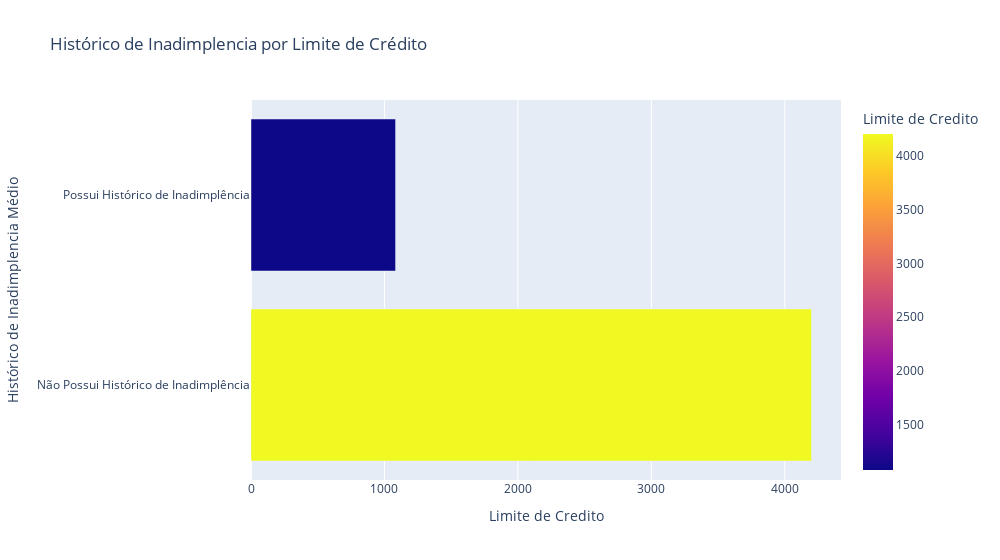
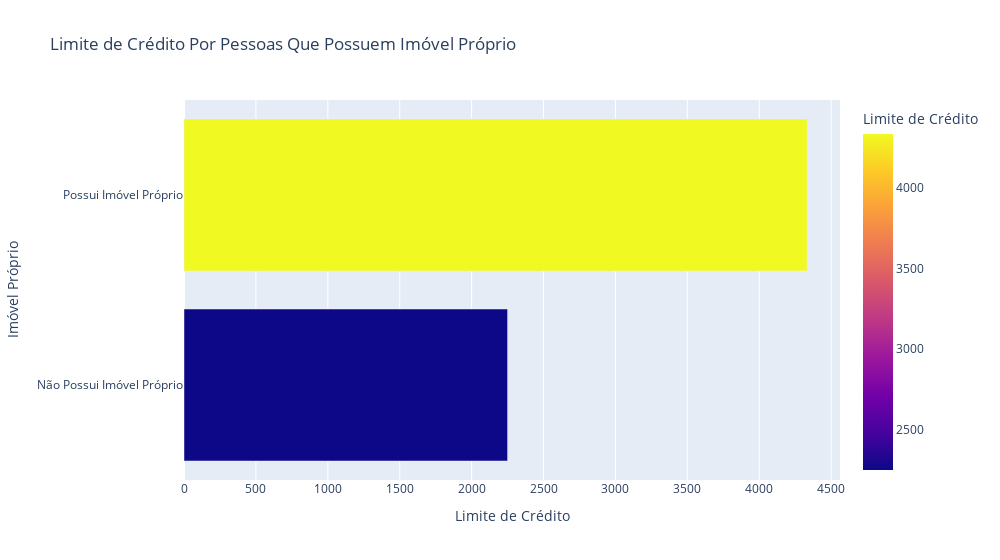

The code cell stored with these charts, in order, in its notebook:
### Markdown cell above
### O gráfico abaixo é importante pois compara o limite de crédito das pessoas que possuem histórico de inadimplência.

### Observando o gráfico "Histórico de Inadimplencia por Limite de Crédito" claramente se nota que pessoas com histórico de inadimplência possuem muito menos limite de crédito do que pessoas que não possuem, pessoas que não possuem histórico de inadimplência chegam a ter um limite de crédito de mais de 58% em comparação a pessoas que possuem esse histórico negativo.

### Segundo o gráfico "Limite de Crédito Por Pessoas Que Possuem Imóvel Próprio" percebe-se que pessoas que possuem imóvel próprio possuem limite de crédito maior em comparação a pessoas que não possuem, para ser mais preciso cerca de 31% a mais.

### Code cell
#Gráfico de barras horizontais, Histórico de Inandimplência por Limite de Crédito Médio
limite_credito_por_historico_inadimplencia = df.groupby('Historico_Inadimplencia')['Limite_Credito'].mean().reset_index()

fig = px.bar(limite_credito_por_historico_inadimplencia, x='Limite_Credito', y='Historico_Inadimplencia', orientation='h',
             title='Histórico de Inadimplencia por Limite de Crédito',
             labels={'Limite_Credito': 'Limite de Credito', 'Historico_Inadimplencia': 'Histórico de Inadimplencia Médio'},
             color='Limite_Credito',  # Especificando a cor baseada nos valores de salário
             width=1000)        # Definindo a largura do gráfico em pixels

fig.show()


limite_credito_por_imovel_proprio = df.groupby('Imovel_Proprio')['Limite_Credito'].mean().reset_index()

fig = px.bar(limite_credito_por_imovel_proprio, x='Limite_Credito', y='Imovel_Proprio', orientation='h',
            title='Limite de Crédito Por Pessoas Que Possuem Imóvel Próprio',
            labels={'Limite_Credito': 'Limite de Crédito', 'Imovel_Proprio': 'Imóvel Próprio'},
            color='Limite_Credito',
            width=1000)

fig.show()

### Figure 1 — Plotly figure (JSON) as saved in the notebook; plotly's stock layout.template omitted (floating-point values rounded to 4 significant figures)
{"data": [{"alignmentgroup": "True", "hovertemplate": "Limite de Credito=%{marker.color}<br>Histórico de Inadimplencia Médio=%{y}<extra></extra>", "legendgroup": "", "marker": {"color": [4200, 1083.0], "coloraxis": "coloraxis", "pattern": {"shape": ""}}, "name": "", "offsetgroup": "", "orientation": "h", "showlegend": false, "textposition": "auto", "type": "bar", "x": [4200, 1083.0], "xaxis": "x", "y": ["Não Possui Histórico de Inadimplência", "Possui Histórico de Inadimplência"], "yaxis": "y"}], "layout": {"barmode": "relative", "coloraxis": {"colorbar": {"title": {"text": "Limite de Credito"}}, "colorscale": [[0, "#0d0887"], [0.1111, "#46039f"], [0.2222, "#7201a8"], [0.3333, "#9c179e"], [0.4444, "#bd3786"], [0.5556, "#d8576b"], [0.6667, "#ed7953"], [0.7778, "#fb9f3a"], [0.8889, "#fdca26"], [1, "#f0f921"]]}, "legend": {"tracegroupgap": 0}, "title": {"text": "Histórico de Inadimplencia por Limite de Crédito"}, "width": 1000, "xaxis": {"anchor": "y", "domain": [0, 1], "title": {"text": "Limite de Credito"}}, "yaxis": {"anchor": "x", "domain": [0, 1], "title": {"text": "Histórico de Inadimplencia Médio"}}}}

### Figure 2 — Plotly figure (JSON) as saved in the notebook; plotly's stock layout.template omitted (floating-point values rounded to 4 significant figures)
{"data": [{"alignmentgroup": "True", "hovertemplate": "Limite de Crédito=%{marker.color}<br>Imóvel Próprio=%{y}<extra></extra>", "legendgroup": "", "marker": {"color": [2250, 4333.0], "coloraxis": "coloraxis", "pattern": {"shape": ""}}, "name": "", "offsetgroup": "", "orientation": "h", "showlegend": false, "textposition": "auto", "type": "bar", "x": [2250, 4333.0], "xaxis": "x", "y": ["Não Possui Imóvel Próprio", "Possui Imóvel Próprio"], "yaxis": "y"}], "layout": {"barmode": "relative", "coloraxis": {"colorbar": {"title": {"text": "Limite de Crédito"}}, "colorscale": [[0, "#0d0887"], [0.1111, "#46039f"], [0.2222, "#7201a8"], [0.3333, "#9c179e"], [0.4444, "#bd3786"], [0.5556, "#d8576b"], [0.6667, "#ed7953"], [0.7778, "#fb9f3a"], [0.8889, "#fdca26"], [1, "#f0f921"]]}, "legend": {"tracegroupgap": 0}, "title": {"text": "Limite de Crédito Por Pessoas Que Possuem Imóvel Próprio"}, "width": 1000, "xaxis": {"anchor": "y", "domain": [0, 1], "title": {"text": "Limite de Crédito"}}, "yaxis": {"anchor": "x", "domain": [0, 1], "title": {"text": "Imóvel Próprio"}}}}
